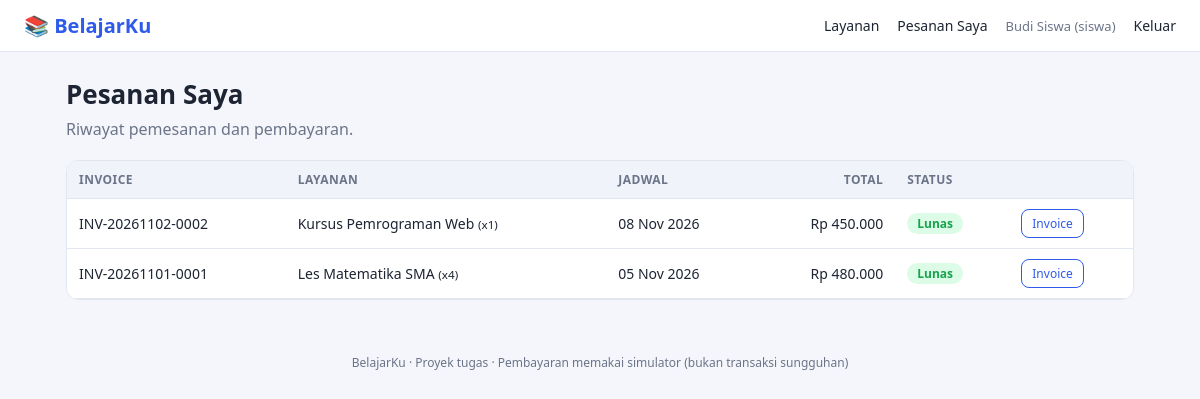
Page /pesanan.php (signed in) on the committed database.
### tables this page shows
CREATE TABLE orders (
  id INT AUTO_INCREMENT PRIMARY KEY,
  invoice_no VARCHAR(30) NOT NULL UNIQUE,
  user_id INT NOT NULL,
  service_id INT NULL,
  service_name VARCHAR(120) NOT NULL,
  tipe VARCHAR(30) NOT NULL,
  harga INT NOT NULL,
  qty INT NOT NULL,
  total INT NOT NULL,
  jadwal DATE NOT NULL,
  catatan TEXT,
  status ENUM('pending','paid','failed','cancelled') NOT NULL DEFAULT 'pending',
  created_at DATETIME NOT NULL DEFAULT CURRENT_TIMESTAMP,
  FOREIGN KEY (user_id) REFERENCES users(id) ON DELETE CASCADE,
  FOREIGN KEY (service_id) REFERENCES services(id) ON DELETE SET NULL
);

### pesanan.php (the view, shortened to what this page needs)
<?php
require 'inc/config.php';
$u = require_login('siswa');
$st = $pdo->prepare('SELECT * FROM orders WHERE user_id = ? ORDER BY id DESC');
$st->execute([$u['id']]);
$list = $st->fetchAll();
include 'inc/header.php';
?>
<h1>Pesanan Saya</h1><div class="sub">Riwayat pemesanan dan pembayaran.</div>
<div class="tw"><table>
<tr><th>Invoice</th><th>Layanan</th><th>Jadwal</th><th class="r">Total</th><th>Status</th><th></th></tr>
<?php foreach ($list as $o): ?>
<tr>
  <td><?= e($o['invoice_no']) ?></td>
  <td><?= e($o['service_name']) ?> <small>(x<?= (int)$o['qty'] ?>)</small></td>
  <td><?= tgl($o['jadwal']) ?></td>
  <td class="r"><?= rp($o['total']) ?></td>
  <td><?= status_badge($o['status']) ?></td>
  <td>
  <?php if (in_array($o['status'], ['pending', 'failed'])): ?>
    <a class="btn btn-sm" href="bayar.php?id=<?= (int)$o['id'] ?>"><?= $o['status'] === 'failed' ? 'Coba Lagi' : 'Bayar' ?></a>
    <form class="inline" method="post" onsubmit="return confirm('Batalkan pesanan ini?')"><?= csrf_field() ?>
      <input type="hidden" name="aksi" value="batal"><input type="hidden" name="id" value="<?= (int)$o['id'] ?>">
      <button class="btn-sm btn-r">Batal</button></form>
  <?php elseif ($o['status'] === 'paid'): ?>
    <a class="btn btn-sm btn-o" href="invoice.php?id=<?= (int)$o['id'] ?>">Invoice</a>
  <?php endif; ?>
  </td>
</tr>
<?php endforeach; ?>
</table></div>
<?php include 'inc/footer.php'; ?>

### functions.php (shortened to what this page needs)
<?php
function e($s) { return htmlspecialchars((string)$s, ENT_QUOTES, 'UTF-8'); }
function rp($n) { return 'Rp ' . number_format((float)$n, 0, ',', '.'); }
function tgl($d, $time = false) {
    return date($time ? 'd M Y H:i' : 'd M Y', strtotime($d));
}
function status_badge($s) {
    [$label, $cls] = STATUS_LABEL[$s] ?? [$s, 'b-gray'];
    return '<span class="badge ' . $cls . '">' . e($label) . '</span>';
}

### style.css (style rules this page uses)
:root { --pri:#2f5bea;--pri-d:#1f43b8;--bg:#f4f6fb;--tx:#1d2433;--mut:#6b7488;--bd:#e2e6f0;--ok:#16a34a;--warn:#d97706;--err:#dc2626 }
* { box-sizing:border-box }
body { margin:0;font-family:system-ui,-apple-system,Segoe UI,Roboto,sans-serif;background:var(--bg);color:var(--tx) }
h1 { font-size:26px;margin:0 0 6px }
.sub { color:var(--mut);margin-bottom:20px }
.badge { display:inline-block;padding:2px 10px;border-radius:99px;font-size:12px;font-weight:600;background:#e8edff;color:var(--pri) }
.b-ok { background:#dcfce7;color:var(--ok) }
button,.btn { background:var(--pri);color:#fff;border:0;border-radius:8px;padding:9px 16px;font-size:14px;cursor:pointer;text-decoration:none;display:inline-block }
.btn-o { background:#fff;color:var(--pri);border:1px solid var(--pri) }
.btn-sm { padding:5px 10px;font-size:12px }
table { width:100%;border-collapse:collapse;font-size:14px;background:#fff }
th,td { padding:10px 12px;border-bottom:1px solid var(--bd);text-align:left }
th { background:#f0f3fa;font-size:12px;text-transform:uppercase;letter-spacing:.04em;color:var(--mut) }
.r { text-align:right }
.tw { overflow-x:auto;border:1px solid var(--bd);border-radius:12px }

### rows in the picture
orders: invoice_no "INV-20261102-0002", service_name "Kursus Pemrograman Web", qty "1", jadwal "08 Nov 2026", total "Rp 450.000"
orders: invoice_no "INV-20261101-0001", service_name "Les Matematika SMA", qty "4", jadwal "05 Nov 2026", total "Rp 480.000"

### other values in the picture
$u['nama'] "Budi Siswa"
$u['role'] "siswa"
